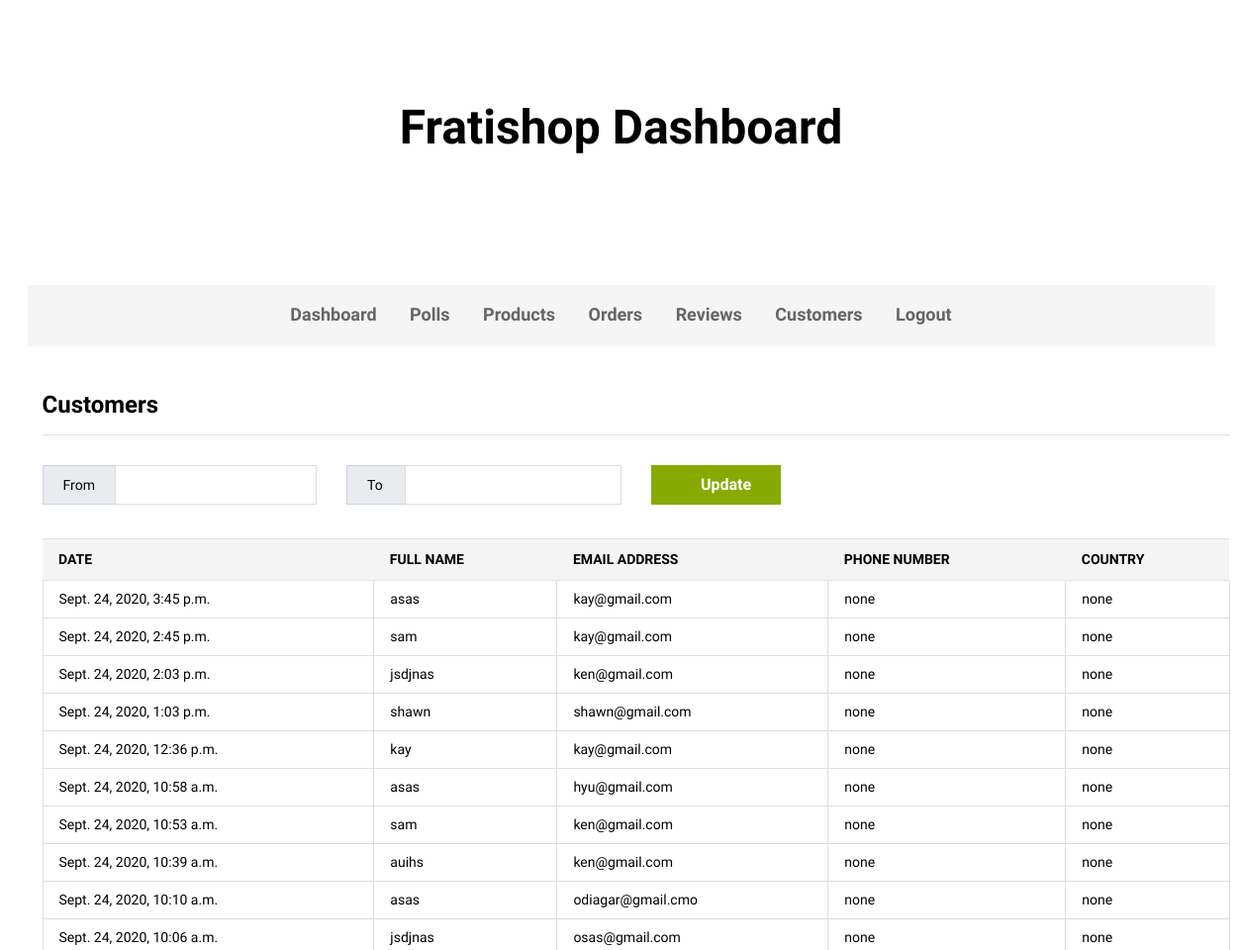
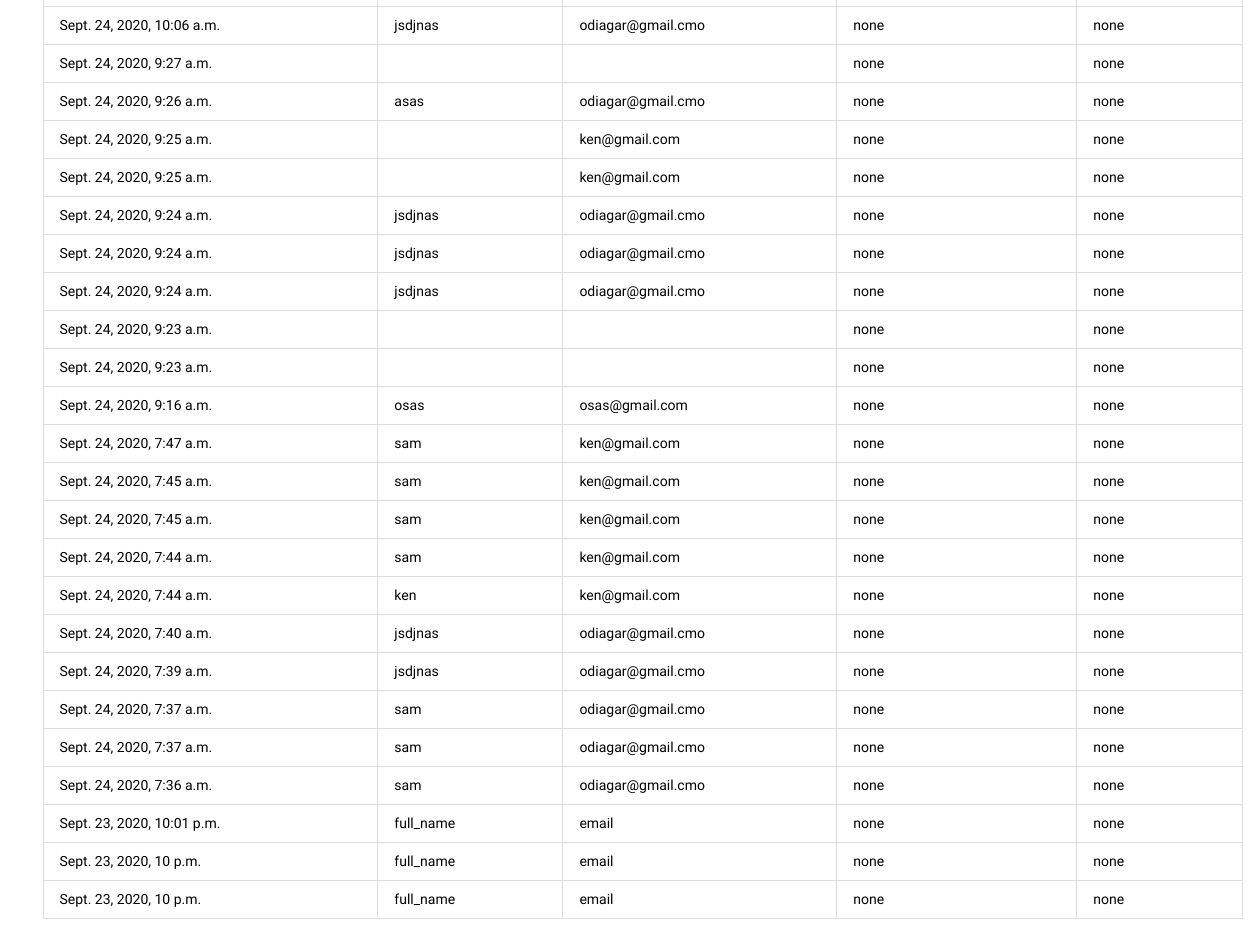
Page /all-customers/ on the committed database (2 pictures, top to bottom).
### customer/models.py (models this page shows, shortened)
class Customer(models.Model):
	full_name = models.CharField(max_length=150, default="none")
	company_name = models.CharField(max_length=150, default="none")
	email = models.CharField(max_length=150, default="none")
	password = models.CharField(max_length=150, default="none")
	country = models.CharField(max_length=150, default="none")
	phone = models.CharField(max_length=150, default="none")
	address = models.CharField(max_length=150, default="none")
	order_note = models.CharField(max_length=150, default="none")
	pub_date = models.DateTimeField(default=timezone.now)

### customer/views.py (the view)
# urls.py: path("all-customers/", views.AllCustomersView, name="all_customers"),
def AllCustomersView(request):
	customers = Customer.objects.order_by("-pub_date")
	context = {"customers": customers}
	return render(request, 'customer/all_customers.html', context)

### customer/templates/customer/all_customers.html (shortened to what this page needs)
{% extends 'admin_app/base.html' %}
{% load static %}
{% block content %}
        <div class="container">
            <div class="ps-section__content">
                <div class="ps-block--vendor-dashboard">
                    <div class="ps-block__header">
                        <h3>Customers</h3>
                    </div>
                    <div class="ps-block__content">
                        <form class="ps-form--vendor-datetimepicker" action="index.html" method="get">
                            <div class="row">
                                <div class="col-xl-3 col-lg-3 col-md-4 col-sm-6 col-12 ">
                                    <div class="input-group">
                                        <div class="input-group-prepend"><span class="input-group-text" id="time-from">From</span></div>
                                        <input class="form-control" aria-label="Username" aria-describedby="time-from">
                                    </div>
                                </div>
                                <div class="col-xl-3 col-lg-3 col-md-4 col-sm-6 col-12 ">
                                    <div class="input-group">
                                        <div class="input-group-prepend"><span class="input-group-text" id="time-form">To</span></div>
                                        <input class="form-control" aria-label="Username" aria-describedby="time-to">
                                    </div>
                                </div>
                                <div class="col-xl-3 col-lg-3 col-md-4 col-sm-6 col-12 ">
                                    <button class="ps-btn"><i class="icon-sync2"></i> Update</button>
                                </div>
                            </div>
                        </form>
                        <div class="table-responsive">
                            <table class="table ps-table ps-table--vendor">
                                <thead>
                                    <tr>
                                        <th>date</th>
                                        <th>Full Name</th>
                                        <th>Email Address</th>
                                        <th>Phone Number</th>
                                        <th>Country</th>
                                    </tr>
                                </thead>
                                <tbody>
                                	{% if customers %}
                                		{% for item in customers %}
		                                <tr>
		                                    <td>{{ item.pub_date }}</td>
		                                    <td>{{ item.full_name }}</td>
		                                    <td>{{ item.email }}</td>
		                                    <td>{{ item.phone }}</td>
		                                    <td>{{ item.country }}</td>
		                                </tr>
		                               {% endfor %}
                                    {% endif %}
                                </tbody>
                            </table>
                        </div>
                    </div>
                </div>
            </div>
        </div>
{% endblock %}

### rows in the picture
Customer: pub_date "Sept. 24, 2020, 3:45 p.m.", full_name "asas", email "kay@gmail.com", phone "none", country "none"
Customer: pub_date "Sept. 24, 2020, 2:45 p.m.", full_name "sam", email "kay@gmail.com", phone "none", country "none"
Customer: pub_date "Sept. 24, 2020, 2:03 p.m.", full_name "jsdjnas", email "ken@gmail.com", phone "none", country "none"
Customer: pub_date "Sept. 24, 2020, 1:03 p.m.", full_name "shawn", email "shawn@gmail.com", phone "none", country "none"
Customer: pub_date "Sept. 24, 2020, 12:36 p.m.", full_name "kay", email "kay@gmail.com", phone "none", country "none"
Customer: pub_date "Sept. 24, 2020, 10:58 a.m.", full_name "asas", email "hyu@gmail.com", phone "none", country "none"
Customer: pub_date "Sept. 24, 2020, 10:53 a.m.", full_name "sam", email "ken@gmail.com", phone "none", country "none"
Customer: pub_date "Sept. 24, 2020, 10:39 a.m.", full_name "auihs", email "ken@gmail.com", phone "none", country "none"
Customer: pub_date "Sept. 24, 2020, 10:10 a.m.", full_name "asas", email "odiagar@gmail.cmo", phone "none", country "none"
Customer: pub_date "Sept. 24, 2020, 10:06 a.m.", full_name "jsdjnas", email "osas@gmail.com", phone "none", country "none"
Customer: pub_date "Sept. 24, 2020, 10:06 a.m.", full_name "jsdjnas", email "odiagar@gmail.cmo", phone "none", country "none"
Customer: pub_date "Sept. 24, 2020, 9:27 a.m.", phone "none", country "none"
Customer: pub_date "Sept. 24, 2020, 9:26 a.m.", full_name "asas", email "odiagar@gmail.cmo", phone "none", country "none"
Customer: pub_date "Sept. 24, 2020, 9:25 a.m.", email "ken@gmail.com", phone "none", country "none"
Customer: pub_date "Sept. 24, 2020, 9:25 a.m.", email "ken@gmail.com", phone "none", country "none"
Customer: pub_date "Sept. 24, 2020, 9:24 a.m.", full_name "jsdjnas", email "odiagar@gmail.cmo", phone "none", country "none"
Customer: pub_date "Sept. 24, 2020, 9:24 a.m.", full_name "jsdjnas", email "odiagar@gmail.cmo", phone "none", country "none"
Customer: pub_date "Sept. 24, 2020, 9:24 a.m.", full_name "jsdjnas", email "odiagar@gmail.cmo", phone "none", country "none"
Customer: pub_date "Sept. 24, 2020, 9:23 a.m.", phone "none", country "none"
Customer: pub_date "Sept. 24, 2020, 9:23 a.m.", phone "none", country "none"
Customer: pub_date "Sept. 24, 2020, 9:16 a.m.", full_name "osas", email "osas@gmail.com", phone "none", country "none"
Customer: pub_date "Sept. 24, 2020, 7:47 a.m.", full_name "sam", email "ken@gmail.com", phone "none", country "none"
Customer: pub_date "Sept. 24, 2020, 7:45 a.m.", full_name "sam", email "ken@gmail.com", phone "none", country "none"
Customer: pub_date "Sept. 24, 2020, 7:45 a.m.", full_name "sam", email "ken@gmail.com", phone "none", country "none"
Customer: pub_date "Sept. 24, 2020, 7:44 a.m.", full_name "sam", email "ken@gmail.com", phone "none", country "none"
Customer: pub_date "Sept. 24, 2020, 7:44 a.m.", full_name "ken", email "ken@gmail.com", phone "none", country "none"
Customer: pub_date "Sept. 24, 2020, 7:40 a.m.", full_name "jsdjnas", email "odiagar@gmail.cmo", phone "none", country "none"
Customer: pub_date "Sept. 24, 2020, 7:39 a.m.", full_name "jsdjnas", email "odiagar@gmail.cmo", phone "none", country "none"
Customer: pub_date "Sept. 24, 2020, 7:37 a.m.", full_name "sam", email "odiagar@gmail.cmo", phone "none", country "none"
Customer: pub_date "Sept. 24, 2020, 7:37 a.m.", full_name "sam", email "odiagar@gmail.cmo", phone "none", country "none"
Customer: pub_date "Sept. 24, 2020, 7:36 a.m.", full_name "sam", email "odiagar@gmail.cmo", phone "none", country "none"
Customer: pub_date "Sept. 23, 2020, 10:01 p.m.", full_name "full_name", email "email", phone "none", country "none"
Customer: pub_date "Sept. 23, 2020, 10 p.m.", full_name "full_name", email "email", phone "none", country "none"
Customer: pub_date "Sept. 23, 2020, 10 p.m.", full_name "full_name", email "email", phone "none", country "none"
